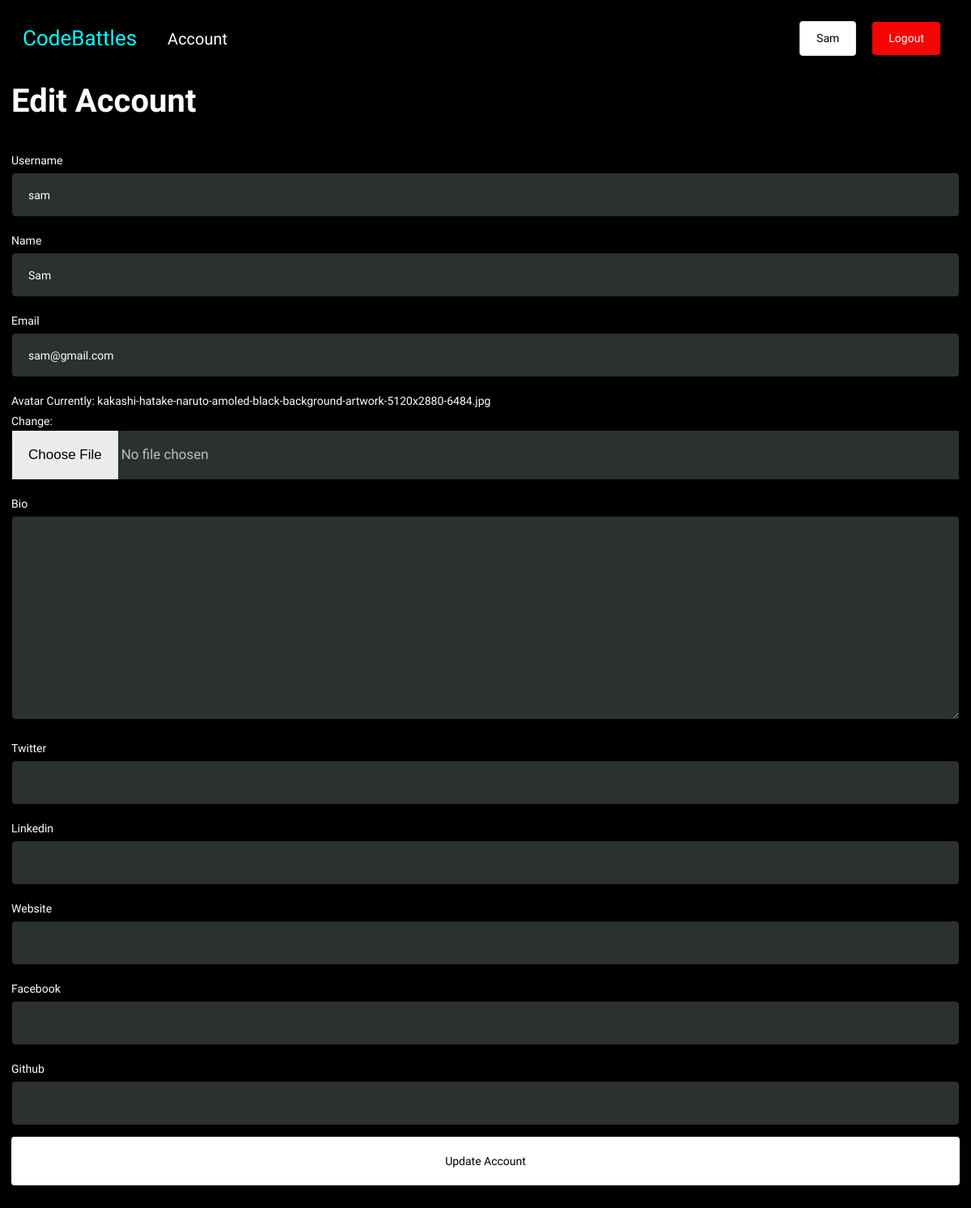
The app's page /edit-account/071d83ae-487f-40cc-99c8-963464a65e8d/ (signed in), older data.
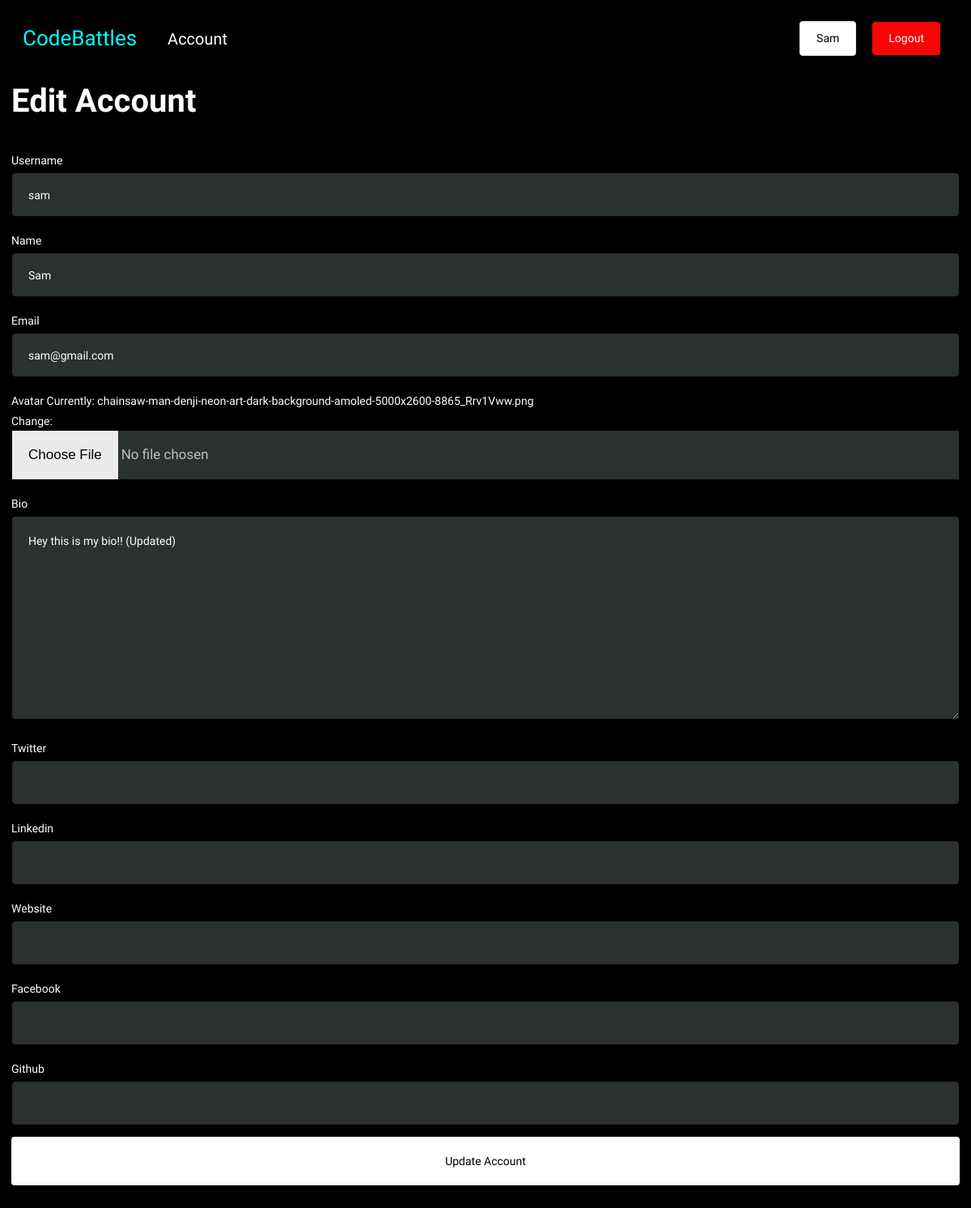
The same page, newer data.
### base/models.py (models this page shows)
class User(AbstractUser):
    name = models.CharField(max_length=100, null=True)
    email = models.EmailField(unique=True, null=True)
    bio = models.TextField(null=True, blank=True)
    hackathon_participant = models.BooleanField(default=True, null=True)
    avatar =  ResizedImageField(size=[400,400], default='avatar.png')
    id = models.UUIDField(default=uuid.uuid4, unique=True,primary_key=True, editable=False)
    USERNAME_FIELD = 'email'
    REQUIRED_FIELDS = ['username']
    twitter = models.URLField(max_length=500, null=True, blank=True)
    linkedin = models.URLField(max_length=500, null=True, blank=True)
    website = models.URLField(max_length=500, null=True, blank=True)
    facebook = models.URLField(max_length=500, null=True, blank=True)
    github = models.URLField(max_length=500, null=True, blank=True)
    class Meta:
        ordering = ['avatar']

### base/views.py (the view, shortened to what this page needs)
# urls.py: path('edit-account/<str:pk>/', views.edit_account, name="edit-account"),
@login_required(login_url='login')
def edit_account(request,pk):
    user = User.objects.get(id=pk)
    form = UserForm(instance=user)
    context = {'form': form}
    return render(request,'user_form.html',context)

### base/forms.py
class UserForm(ModelForm):
    class Meta:
        model = User
        fields = ['username', 'name', 'email', 'avatar', 'bio', 'twitter', 'linkedin', 'website' ,'facebook' ,'github']
        widgets = {
            'username': forms.TextInput(attrs={'class':'form-field--input'}),
            'name':forms.TextInput(attrs={'class':'form-field--input'}),
            'email':forms.EmailInput(attrs={'class':'form-field--input'}),
            'bio':forms.Textarea(attrs={'class':'form-field--input-txarea'}),
            'twitter': forms.TextInput(attrs={'class':'form-field--input'}),
            'linkedin':forms.TextInput(attrs={'class':'form-field--input'}),
            'facebook':forms.TextInput(attrs={'class':'form-field--input'}),
            'github':forms.TextInput(attrs={'class':'form-field--input'}),
            'website':forms.TextInput(attrs={'class':'form-field--input'})
        }

### templates/user_form.html (shortened to what this page needs)
{% extends 'main.html' %}
{% block content %}
<div class="'edit-accinfo-container">
    <h1 class="form-field--title">Edit Account</h1>
    <div class="section">
        <form method="POST" enctype="multipart/form-data">
            {% for field in form %}
                <div class="form-field--wrapper">
                    <label>{{field.label}}</label>
                    {{field}}
                </div>
            {% endfor %}
            <div class="form-field--wrapper">
                <input class="btn btn--secondary formsubmit-btn" type="submit" value="Update Account" />
            </div>
        </form>
    </div>
</div>
{% endblock content %}

### templates/navbar.html
<nav>
    <div id="logo--wrapper">
        <a href="{% url 'home' %}">
            <h4 id="logo--text">CodeBattles</h4>
        </a>
    </div>
    <div id="nav-item">
        <a id="navigator" href="{% url 'account' %}">Account</a>
    </div>
    <div id="nav--col3">
        {% if request.user.is_authenticated %}
        <a class="btn btn--secondary" href="{% url 'profile' request.user.id %}">{{request.user.name}}</a>
        <a class="btn btn--danger" href="{% url 'logout' %}">Logout</a>
        {% else %}
        <a class="btn btn--secondary" href="{% url 'login' %}">Login</a>
        <a class="btn btn--warning" href="{% url 'register' %}">Register</a>
        {% endif %}
    </div>
</nav>

Row changes from the older to the newer data that the page shows:
changed User "Sam": bio (not shown) → "Hey this is my bio!! (Updated)"
Text that changed along with them:
text no longer shown: "Currently: kakashi-hatake-naruto-amoled-black-background-artwork-5120x2880-6484.jpg Change:"
text now shown: "Currently: chainsaw-man-denji-neon-art-dark-background-amoled-5000x2600-8865_Rrv1Vww.png Change:"
